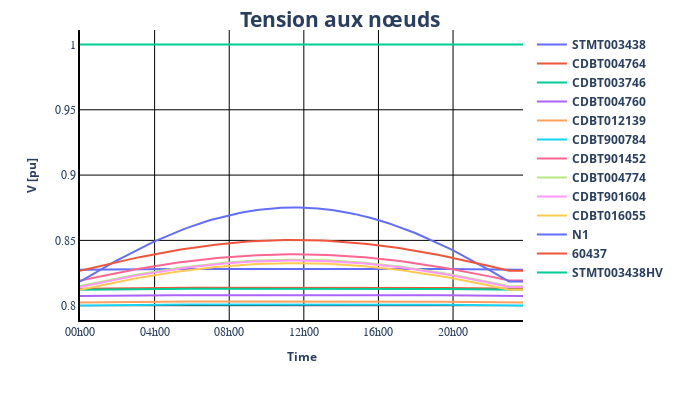

Notebook code cell kept with this figure:
### Markdown cell above
2.2 Simulation du Load Flow avec les courbes de charge déterminées précédement

### Code cell
# Set the powerprofile in excel before
profile_file_path = "data/power_profile.xlsx"
net_file_path = "data/trey_power_network.xlsx"
output_folder = ""
output_filename = "simulation_results"
# load power profile from excel file
time_series = pp_sim.load_power_profile_form_xlsx(file_path=profile_file_path)
# time_series["load"]["p_mw"]
net_trey = pp_sim.load_net_from_xlsx(file_path=net_file_path)
pp_sim.apply_power_profile(
    net=net_trey, equipment="sgen", power_profiles=time_series["sgen"]
)
pp_sim.create_output_writer(
    net=net_trey, add_results=["res_bus.p_mw", "res_line.p_to_mw"]
)
result_df = pp_sim.run_time_simulation(net=net_trey)
# net_trey.res_bus["vm_pu"]
result_df.keys()
pp_plot.plot_timeseries_result(
    data_df=result_df["res_bus.vm_pu"],
    ylabel="V [pu]",
    plot_title="Tension aux nœuds",
    filename="voltage_result",
)
